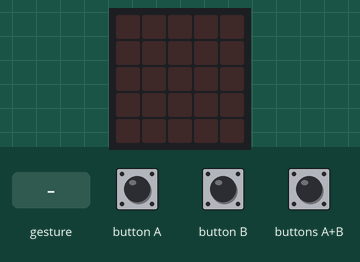
A program run on a simulated BBC micro:bit (MakeCode). On the bench: the board's 5×5 LED display. The test bench sets the inputs (shaded band). A tilt is held for 1.5 s and a shake lasts 1 s, then the board lies face up again.

Above: at 1.2 s.
1.3 s: button A pressed for 0.15 s
At 1.7 s:
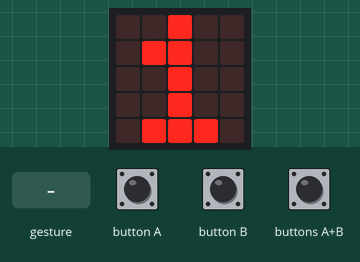
2.9 s: gesture 'shake'
At 3.6 s:
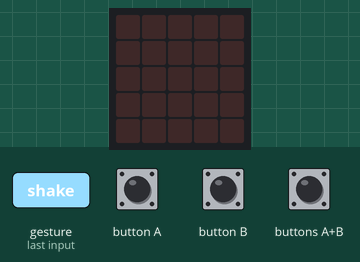
4.6 s: buttons A+B pressed for 0.15 s
At 5.4 s:
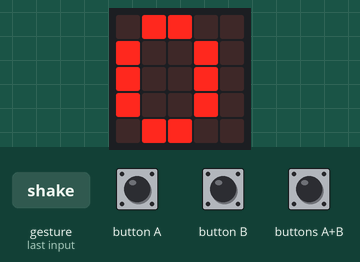
Timing chart, 0 to 7.6 s (numbered marks = the images above; inputs shaded):
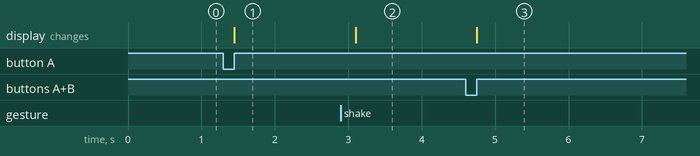

Measured:
- after the input at 1.3 s, the display: changes after 0.15 s (image 1)
- after the input at 2.9 s, the display: changes after 0.20 s (image 2)
- after the input at 4.6 s, the display: changes after 0.15 s (image 3)

The program:

main.ts
```typescript
let a = 0
let aplusb = 0
let b = 0
input.onButtonPressed(Button.A, function () {
    a = a + 1
    basic.showNumber(a)
})
input.onGesture(Gesture.Shake, function () {
    a = 0
    aplusb = 0
    b = 0
    basic.clearScreen()
})
input.onButtonPressed(Button.AB, function () {
    aplusb = a * b
    basic.showNumber(aplusb)
})
input.onButtonPressed(Button.B, function () {
    b = b + 1
    basic.showNumber(b)
})
```

test.ts
```typescript
// Hier kann man Tests durchführen; diese Datei wird nicht kompiliert, wenn dieses Paket als Erweiterung verwendet wird.
```
